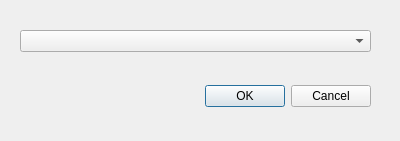
<?xml version="1.0" encoding="UTF-8"?>
<ui version="4.0">
 <class>wystawazbazy</class>
 <widget class="QDialog" name="wystawazbazy">
  <property name="geometry">
   <rect>
    <x>0</x>
    <y>0</y>
    <width>400</width>
    <height>141</height>
   </rect>
  </property>
  <property name="windowTitle">
   <string>Dialog</string>
  </property>
  <widget class="QDialogButtonBox" name="buttonBox">
   <property name="geometry">
    <rect>
     <x>30</x>
     <y>80</y>
     <width>341</width>
     <height>32</height>
    </rect>
   </property>
   <property name="orientation">
    <enum>Qt::Horizontal</enum>
   </property>
   <property name="standardButtons">
    <set>QDialogButtonBox::Cancel|QDialogButtonBox::Ok</set>
   </property>
  </widget>
  <widget class="QComboBox" name="wystawy">
   <property name="geometry">
    <rect>
     <x>20</x>
     <y>30</y>
     <width>351</width>
     <height>22</height>
    </rect>
   </property>
  </widget>
 </widget>
 <resources/>
 <connections>
  <connection>
   <sender>buttonBox</sender>
   <signal>accepted()</signal>
   <receiver>wystawazbazy</receiver>
   <slot>accept()</slot>
   <hints>
    <hint type="sourcelabel">
     <x>248</x>
     <y>254</y>
    </hint>
    <hint type="destinationlabel">
     <x>157</x>
     <y>274</y>
    </hint>
   </hints>
  </connection>
  <connection>
   <sender>buttonBox</sender>
   <signal>rejected()</signal>
   <receiver>wystawazbazy</receiver>
   <slot>reject()</slot>
   <hints>
    <hint type="sourcelabel">
     <x>316</x>
     <y>260</y>
    </hint>
    <hint type="destinationlabel">
     <x>286</x>
     <y>274</y>
    </hint>
   </hints>
  </connection>
 </connections>
</ui>
